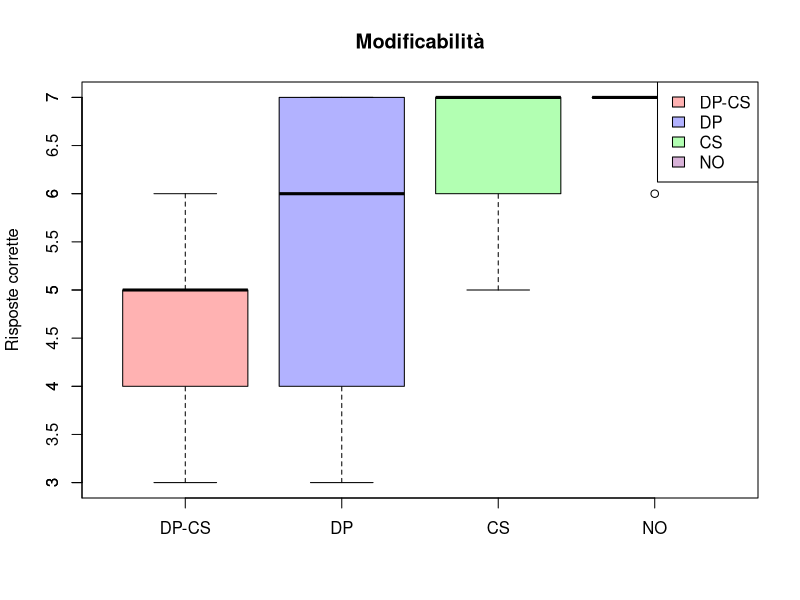

Here is the R script that generated this plot:
# Carica i dati per tutti i gruppi
d1 <- read.table("data/mod/A.csv", header = TRUE, sep = ";", dec = ".")
d2 <- read.table("data/mod/B.csv", header = TRUE, sep = ";", dec = ".")
d3 <- read.table("data/mod/C.csv", header = TRUE, sep = ";", dec = ".")
d4 <- read.table("data/mod/D.csv", header = TRUE, sep = ";", dec = ".")

# Crea una lista con i dati di tutti i gruppi
dati <- list(d1$A, d2$B, d3$C, d4$D)

# Imposta la dimensione massima per il PNG (in pollici)
larghezza <- 10
altezza <- 12

# Imposta la risoluzione massima per il PNG (in punti per pollice)
dpi <- 1200

# Colori per i boxplot e la legenda (meno accesi)
col_boxplot <- c(rgb(1, 0, 0, alpha = 0.3), rgb(0, 0, 1, alpha = 0.3), rgb(0, 1, 0, alpha = 0.3), rgb(0.5, 0, 0.5, alpha = 0.3))
col_legenda <- col_boxplot

# Genera il boxplot unendo tutti i gruppi
png("out/boxplot_mod.png", width = larghezza, height = altezza, units = "in", res = dpi)
boxplot(dati, names = c("DP-CS", "DP", "CS", "NO"), 
        main = "Modificabilità", ylab = "Risposte corrette", col = col_boxplot)

axis(2, at = seq(0, max(unlist(dati)), by = 0.5), 
     labels = ifelse(floor(seq(0, max(unlist(dati)), by = 0.5)) == seq(0, max(unlist(dati)), by = 0.5), 
                     as.character(seq(0, max(unlist(dati)), by = 0.5)), 
                     format(seq(0, max(unlist(dati)), by = 0.5), nsmall = 1)))

# Aggiungi la legenda
legend("topright", legend = c("DP-CS", "DP", "CS", "NO"), fill = col_legenda)

dev.off()
